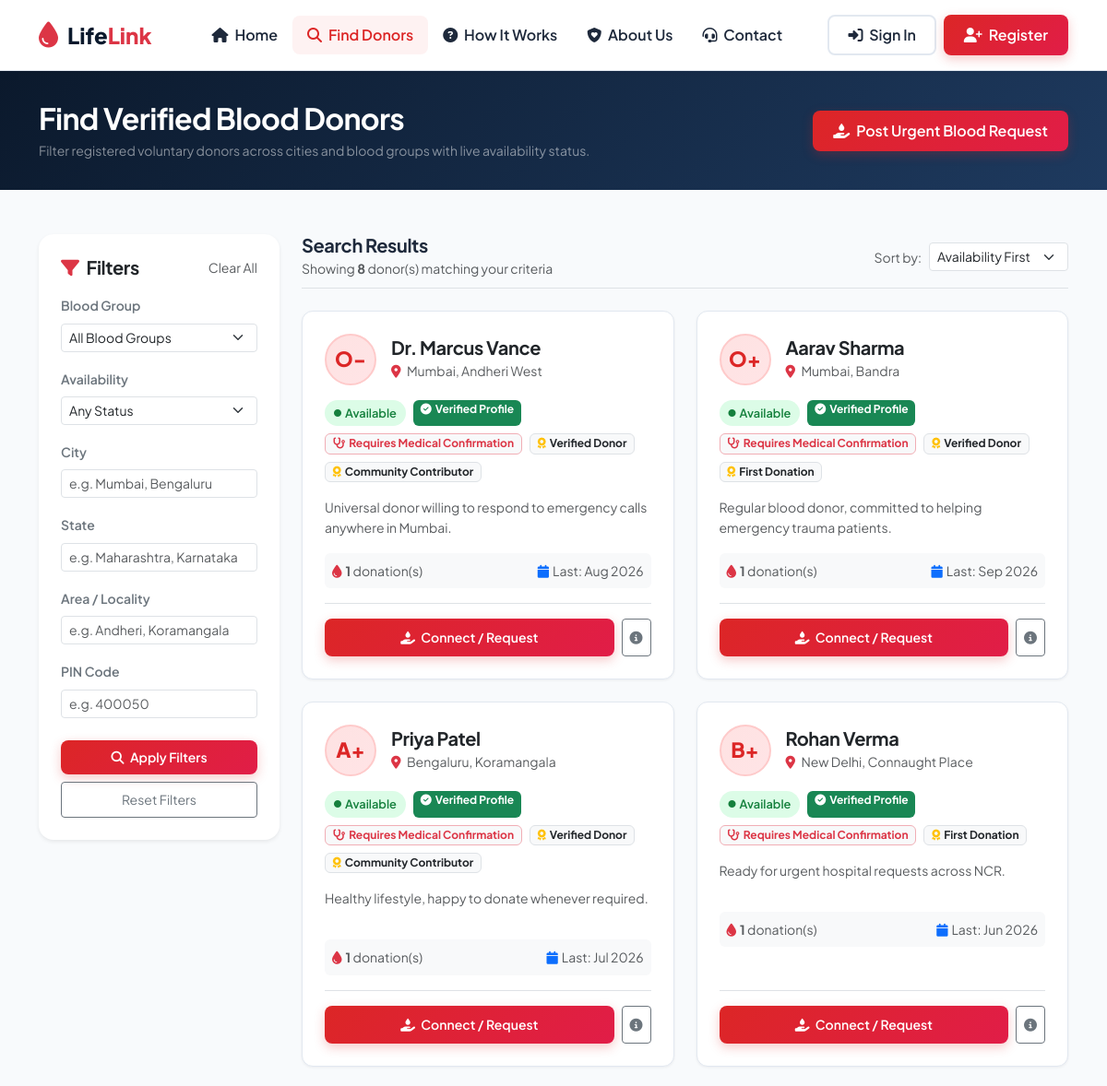
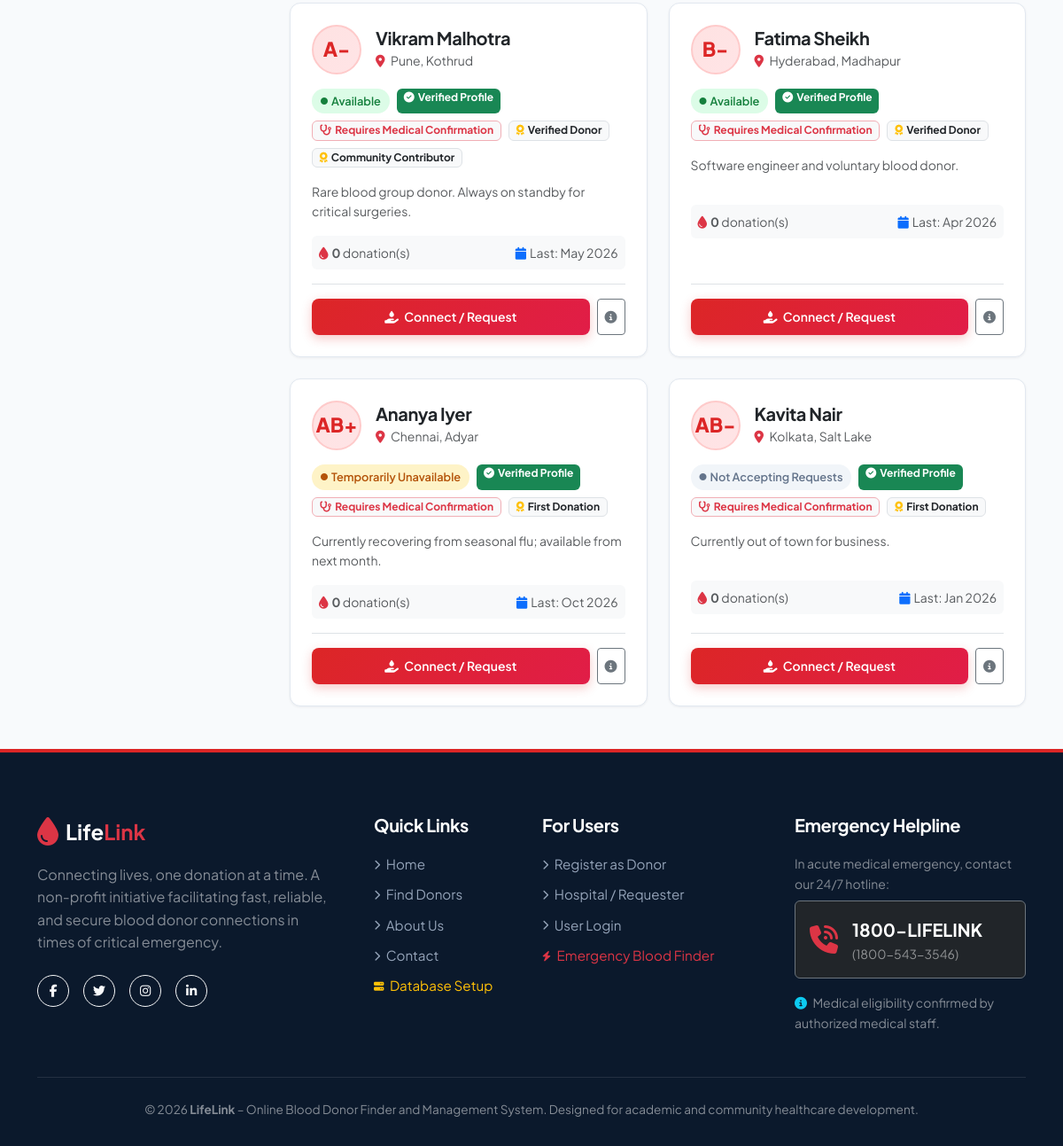
The app's page /find_donors.php with its own data (2 pictures, top to bottom).
### tables this page shows
CREATE TABLE IF NOT EXISTS `donors` (
  `donor_id` INT AUTO_INCREMENT PRIMARY KEY,
  `user_id` INT UNIQUE NOT NULL,
  `blood_group` ENUM('A+', 'A-', 'B+', 'B-', 'AB+', 'AB-', 'O+', 'O-') NOT NULL,
  `date_of_birth` DATE NULL,
  `gender` ENUM('Male', 'Female', 'Other') DEFAULT 'Male',
  `state` VARCHAR(100) NOT NULL,
  `city` VARCHAR(100) NOT NULL,
  `area` VARCHAR(100) NULL,
  `pin_code` VARCHAR(20) NOT NULL,
  `availability` ENUM('Available', 'Temporarily Unavailable', 'Not Accepting Requests') DEFAULT 'Available',
  `last_donation_date` DATE NULL,
  `profile_description` TEXT NULL,
  `badges` VARCHAR(255) DEFAULT 'First Donation',
  `hide_phone` TINYINT(1) DEFAULT 0,
  `screening_completed` TINYINT(1) DEFAULT 0,
  `screening_answers` TEXT NULL,
  `screening_date` TIMESTAMP NULL,
  `verification_notes` TEXT NULL,
  `created_at` TIMESTAMP DEFAULT CURRENT_TIMESTAMP,
  `updated_at` TIMESTAMP DEFAULT CURRENT_TIMESTAMP ON UPDATE CURRENT_TIMESTAMP,
  CONSTRAINT `fk_donors_user` FOREIGN KEY (`user_id`) REFERENCES `users` (`user_id`) ON DELETE CASCADE
);

CREATE TABLE IF NOT EXISTS `users` (
  `user_id` INT AUTO_INCREMENT PRIMARY KEY,
  `full_name` VARCHAR(100) NOT NULL,
  `email` VARCHAR(100) UNIQUE NOT NULL,
  `phone` VARCHAR(20) NOT NULL,
  `password` VARCHAR(255) NOT NULL,
  `role` ENUM('donor', 'requester', 'admin') NOT NULL DEFAULT 'donor',
  `account_status` ENUM('active', 'deactivated', 'suspended') DEFAULT 'active',
  `verification_status` ENUM('unverified', 'pending', 'verified', 'rejected') DEFAULT 'pending',
  `created_at` TIMESTAMP DEFAULT CURRENT_TIMESTAMP,
  `updated_at` TIMESTAMP DEFAULT CURRENT_TIMESTAMP ON UPDATE CURRENT_TIMESTAMP
);

### includes/auth.php (called while the page is built, shortened)
<?php
require_once __DIR__ . '/functions.php';
function isLoggedIn() {
    return isset($_SESSION['user_id']) && !empty($_SESSION['user_id']);
}
function getCurrentUser() {
    if (!isLoggedIn()) {
        return null;
    }
    return [
        'user_id' => $_SESSION['user_id'],
        'full_name' => $_SESSION['full_name'] ?? 'User',
        'email' => $_SESSION['email'] ?? '',
        'role' => $_SESSION['role'] ?? '',
        'donor_id' => $_SESSION['donor_id'] ?? null,
        'blood_group' => $_SESSION['blood_group'] ?? null,
    ];
}

### find_donors.php (the view, shortened to what this page needs)
<?php
require_once __DIR__ . '/includes/functions.php';
require_once __DIR__ . '/includes/auth.php';
$state = trim($_GET['state'] ?? '');
$city = trim($_GET['city'] ?? '');
$area = trim($_GET['area'] ?? '');
$pinCode = trim($_GET['pin_code'] ?? '');
$sortBy = trim($_GET['sort'] ?? 'availability');
$donors = [];
$totalResults = 0;
if ($db) {
    $sql = "SELECT d.*, u.full_name, u.verification_status, u.account_status,
            (SELECT COUNT(*) FROM donations dn WHERE dn.donor_id = d.donor_id AND dn.verification_status = 'Verified') as total_donations
            FROM donors d
            JOIN users u ON d.user_id = u.user_id
            WHERE u.account_status = 'active'";
    $params = [];
    switch ($sortBy) {
        default:
            $sql .= " ORDER BY (d.availability = 'Available') DESC, (d.availability = 'Temporarily Unavailable') DESC, u.verification_status = 'verified' DESC";
            break;
    }
    try {
        $stmt = $db->prepare($sql);
        $stmt->execute($params);
        $donors = $stmt->fetchAll();
        $totalResults = count($donors);
    } catch (Exception $e) {
        $donors = [];
    }
}
require_once __DIR__ . '/includes/header.php';
require_once __DIR__ . '/includes/navbar.php';
?>
<section class="py-4 text-white" style="background: linear-gradient(135deg, #0B192C 0%, #1E3A5F 100%);">
    <div class="container py-2">
        <div class="row align-items-center">
            <div class="col-md-8">
                <h2 class="fw-bold text-white mb-1">Find Verified Blood Donors</h2>
                <p class="text-white-50 mb-0 small">Filter registered voluntary donors across cities and blood groups with live availability status.</p>
            </div>
            <div class="col-md-4 text-md-end mt-3 mt-md-0">
                <a href="<?= BASE_URL ?>/requester/create_request.php" class="btn btn-lifelink-red">
                    <i class="fa-solid fa-hand-holding-droplet me-1"></i> Post Urgent Blood Request
                </a>
            </div>
        </div>
    </div>
</section>
<div class="container py-5">
    <div class="row g-4">
        <div class="col-lg-3">
            <div class="card border-0 shadow-sm rounded-4 p-4 sticky-top" style="top: 90px;">
                <div class="d-flex justify-content-between align-items-center mb-3">
                    <h5 class="fw-bold mb-0 text-dark"><i class="fa-solid fa-filter text-danger me-2"></i>Filters</h5>
                    <a href="<?= BASE_URL ?>/find_donors.php" class="text-muted small">Clear All</a>
                </div>
                <form id="donorSearchForm" method="GET" action="<?= BASE_URL ?>/find_donors.php">
                    <div class="mb-3">
                        <label class="form-label fw-semibold small text-secondary">Blood Group</label>
                        <select name="blood_group" class="form-select form-select-sm">
                            <option value="">All Blood Groups</option>
                        </select>
                    </div>
                    <div class="mb-3">
                        <label class="form-label fw-semibold small text-secondary">Availability</label>
                        <select name="availability" class="form-select form-select-sm">
                            <option value="">Any Status</option>
                        </select>
                    </div>
                    <div class="mb-3">
                        <label class="form-label fw-semibold small text-secondary">City</label>
                        <input type="text" name="city" class="form-control form-control-sm" placeholder="e.g. Mumbai, Bengaluru" value="<?= htmlspecialchars($city) ?>">
                    </div>
                    <div class="mb-3">
                        <label class="form-label fw-semibold small text-secondary">State</label>
                        <input type="text" name="state" class="form-control form-control-sm" placeholder="e.g. Maharashtra, Karnataka" value="<?= htmlspecialchars($state) ?>">
                    </div>
                    <div class="mb-3">
                        <label class="form-label fw-semibold small text-secondary">Area / Locality</label>
                        <input type="text" name="area" class="form-control form-control-sm" placeholder="e.g. Andheri, Koramangala" value="<?= htmlspecialchars($area) ?>">
                    </div>
                    <div class="mb-4">
                        <label class="form-label fw-semibold small text-secondary">PIN Code</label>
                        <input type="text" name="pin_code" class="form-control form-control-sm" placeholder="e.g. 400050" value="<?= htmlspecialchars($pinCode) ?>">
                    </div>
                    <div class="d-grid gap-2">
                        <button type="submit" class="btn btn-lifelink-red btn-sm py-2">
                            <i class="fa-solid fa-search me-1"></i> Apply Filters
                        </button>
                        <button type="button" id="resetSearchBtn" class="btn btn-outline-secondary btn-sm py-2">
                            Reset Filters
                        </button>
                    </div>
                </form>
            </div>
        </div>
        <div class="col-lg-9">
            <div class="d-flex flex-wrap justify-content-between align-items-center mb-4 pb-2 border-bottom">
                <div>
                    <h5 class="fw-bold mb-0">Search Results</h5>
                    <small class="text-muted">Showing <strong><?= $totalResults ?></strong> donor(s) matching your criteria</small>
                </div>
                <div class="d-flex align-items-center gap-2 mt-2 mt-sm-0">
                    <label class="small text-muted text-nowrap">Sort by:</label>
                    <select class="form-select form-select-sm" onchange="location = this.value;">
                        <?php
                        $currentParams = $_GET;
                        $makeSortUrl = function($s) use ($currentParams) {
                            $cp = $currentParams;
                            $cp['sort'] = $s;
                            return '?' . http_build_query($cp);
                        };
                        ?>
                        <option value="<?= $makeSortUrl('availability') ?>" <?= $sortBy === 'availability' ? 'selected' : '' ?>>Availability First</option>
                    </select>
                </div>
            </div>
            <?php if (empty($donors)): ?>
                <div class="card border-0 shadow-sm rounded-4 p-5 text-center">
                    <div class="mb-3">
                        <i class="fa-solid fa-users-slash text-muted fa-4x"></i>
                    </div>
                    <h4 class="fw-bold text-dark">No Matching Donors Found</h4>
                    <p class="text-muted mb-4" style="max-width: 500px; margin: 0 auto;">
                        We couldn't find any donors matching your specific combination of filters. Try widening your search radius or selecting all blood groups.
                    </p>
                    <div>
                        <a href="<?= BASE_URL ?>/find_donors.php" class="btn btn-outline-danger me-2">Clear All Filters</a>
                        <a href="<?= BASE_URL ?>/requester/create_request.php" class="btn btn-lifelink-red">Post a Broadcast Request</a>
                    </div>
                </div>
            <?php else: ?>
                <div class="row g-4">
                    <?php foreach ($donors as $d): ?>
                        <?php
                            $badgeClass = 'badge-inactive';
                            if ($d['availability'] === 'Available') $badgeClass = 'badge-available';
                            elseif ($d['availability'] === 'Temporarily Unavailable') $badgeClass = 'badge-unavailable';
                        ?>
                        <div class="col-md-6">
                            <div class="donor-card">
                                <div>
                                    <div class="d-flex justify-content-between align-items-start mb-3">
                                        <div class="d-flex align-items-center gap-3">
                                            <div class="blood-badge"><?= htmlspecialchars($d['blood_group']) ?></div>
                                            <div>
                                                <h5 class="fw-bold mb-0 text-dark"><?= htmlspecialchars($d['full_name']) ?></h5>
                                                <small class="text-muted">
                                                    <i class="fa-solid fa-location-dot text-danger me-1"></i>
                                                    <?= htmlspecialchars($d['city']) ?><?= !empty($d['area']) ? ', ' . htmlspecialchars($d['area']) : '' ?>
                                                </small>
                                            </div>
                                        </div>
                                    </div>
                                    <div class="d-flex flex-wrap gap-2 mb-3">
                                        <span class="<?= $badgeClass ?>">
                                            <i class="fa-solid fa-circle fa-2xs me-1"></i><?= htmlspecialchars($d['availability']) ?>
                                        </span>
                                        <?= getVerificationBadge($d['verification_status']) ?>
                                        <?= getMedicalEligibilityBadge() ?>
                                        <?php if (!empty($d['badges'])): ?>
                                            <?php
                                            $badges = explode(',', $d['badges']);
                                            foreach (array_slice($badges, 0, 2) as $bgItem):
                                            ?>
                                                <span class="badge bg-light text-dark border">
                                                    <i class="fa-solid fa-award text-warning me-1"></i><?= htmlspecialchars(trim($bgItem)) ?>
                                                </span>
                                            <?php endforeach; ?>
                                        <?php endif; ?>
                                    </div>
                                    <p class="text-muted small mb-3 text-truncate-2" style="min-height: 40px;">
                                        <?= !empty($d['profile_description']) ? htmlspecialchars($d['profile_description']) : 'Voluntary blood donor registered on the LifeLink health network.' ?>
                                    </p>
                                    <div class="bg-light p-2 rounded small text-muted d-flex justify-content-between mb-3">
                                        <span><i class="fa-solid fa-droplet text-danger me-1"></i><strong><?= (int)$d['total_donations'] ?></strong> donation(s)</span>
                                        <span><i class="fa-solid fa-calendar text-primary me-1"></i>Last: <?= !empty($d['last_donation_date']) ? date('M Y', strtotime($d['last_donation_date'])) : 'First time' ?></span>
                                    </div>
                                </div>
                                <div class="pt-3 border-top d-flex gap-2">
                                    <?php if ($currentUser && $currentUser['role'] === 'requester'): ?>
                                        <a href="<?= BASE_URL ?>/requester/create_request.php?blood_group=<?= urlencode($d['blood_group']) ?>&city=<?= urlencode($d['city']) ?>" class="btn btn-lifelink-red btn-sm flex-grow-1">
                                            <i class="fa-solid fa-paper-plane me-1"></i> Send Blood Request
                                        </a>
                                    <?php else: ?>
                                        <a href="<?= BASE_URL ?>/login.php" class="btn btn-lifelink-red btn-sm flex-grow-1">
                                            <i class="fa-solid fa-hand-holding-droplet me-1"></i> Connect / Request
                                        </a>
                                    <?php endif; ?>
                                    <button type="button" class="btn btn-outline-secondary btn-sm" data-bs-toggle="modal" data-bs-target="#donorModal<?= $d['donor_id'] ?>">
                                        <i class="fa-solid fa-circle-info"></i>
                                    </button>
                                </div>
                            </div>
                        </div>
                    <?php endforeach; ?>
                </div>
            <?php endif; ?>
        </div>
    </div>
</div>
<?php require_once __DIR__ . '/includes/footer.php'; ?>

### includes/functions.php (shortened to what this page needs)
<?php
function getVerificationBadge($status) {
    switch (strtolower((string)$status)) {
        case 'verified':
            return '<span class="badge bg-success text-white"><i class="fa-solid fa-circle-check me-1"></i>Verified Profile</span>';
    }
}
function getMedicalEligibilityBadge() {
    return '<span class="badge bg-light text-danger border border-danger-subtle"><i class="fa-solid fa-stethoscope me-1"></i>Requires Medical Confirmation</span>';
}

### records on screen
donors: blood_group "O-", user.full_name "Dr. Marcus Vance", city "Mumbai", area "Andheri West", availability "Available", badges "Verified Donor", badges "Community Contributor", profile_description "Universal donor willing to respond to emergency calls anywhere in Mumbai.", total_donations "1", last_donation_date "Aug 2026"
donors: blood_group "O+", user.full_name "Aarav Sharma", city "Mumbai", area "Bandra", availability "Available", badges "Verified Donor", badges "First Donation", profile_description "Regular blood donor, committed to helping emergency trauma patients.", total_donations "1", last_donation_date "Sep 2026"
donors: blood_group "A+", user.full_name "Priya Patel", city "Bengaluru", area "Koramangala", availability "Available", badges "Verified Donor", badges "Community Contributor", profile_description "Healthy lifestyle, happy to donate whenever required.", total_donations "1", last_donation_date "Jul 2026"
donors: blood_group "B+", user.full_name "Rohan Verma", city "New Delhi", area "Connaught Place", availability "Available", badges "First Donation", profile_description "Ready for urgent hospital requests across NCR.", total_donations "1", last_donation_date "Jun 2026"
donors: blood_group "A-", user.full_name "Vikram Malhotra", city "Pune", area "Kothrud", availability "Available", badges "Verified Donor", badges "Community Contributor", profile_description "Rare blood group donor. Always on standby for critical surgeries.", total_donations "0", last_donation_date "May 2026"
donors: blood_group "B-", user.full_name "Fatima Sheikh", city "Hyderabad", area "Madhapur", availability "Available", badges "Verified Donor", profile_description "Software engineer and voluntary blood donor.", total_donations "0", last_donation_date "Apr 2026"
donors: blood_group "AB+", user.full_name "Ananya Iyer", city "Chennai", area "Adyar", availability "Temporarily Unavailable", badges "First Donation", profile_description "Currently recovering from seasonal flu; available from next month.", total_donations "0", last_donation_date "Oct 2026"
donors: blood_group "AB-", user.full_name "Kavita Nair", city "Kolkata", area "Salt Lake", availability "Not Accepting Requests", badges "First Donation", profile_description "Currently out of town for business.", total_donations "0", last_donation_date "Jan 2026"

### other values on screen
$totalResults "8"
